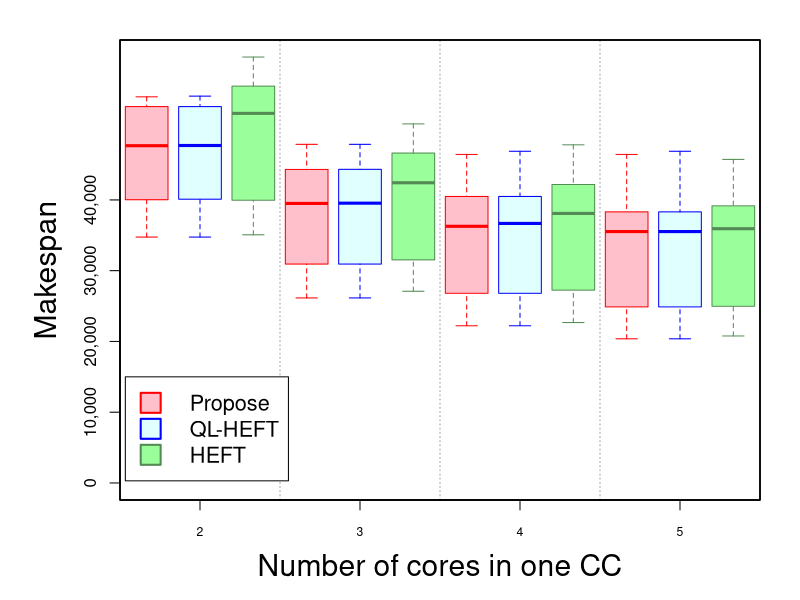
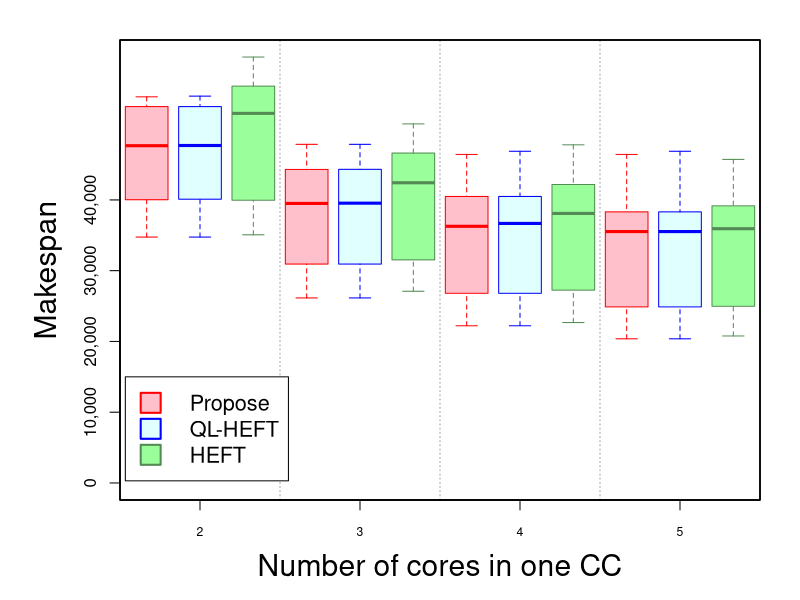

Source code (R) for these figures, in order:
## read data file
d1 <- read.table("./Propose/2.txt")
d2 <- read.table("./Propose/3.txt")
d3 <- read.table("./Propose/4.txt")
d4 <- read.table("./Propose/5.txt")
propose <- cbind(d1, d2, d3, d4) # bind data

## read data file
d1 <- read.table("./QLHEFT/2.txt")
d2 <- read.table("./QLHEFT/3.txt")
d3 <- read.table("./QLHEFT/4.txt")
d4 <- read.table("./QLHEFT/5.txt")
qlheft <- cbind(d1, d2, d3, d4) # bind data

## read data file
d1 <- read.table("./HEFT/2.txt")
d2 <- read.table("./HEFT/3.txt")
d3 <- read.table("./HEFT/4.txt")
d4 <- read.table("./HEFT/5.txt")
heft <- cbind(d1, d2, d3, d4) # bind data

all_data <- list(propose, qlheft, heft)         # merge two data (data.frame) into a list

## define x-axis scale name
xaxis_scale <- c("2", "3", "4", "5")
yaxis_scale <- c("0", "10,000", "20,000", "30,000", "40,000")
box_cols <- c("pink", "lightcyan", "palegreen1")                # box colors
## border_cols <- c("red", "blue")                   # box-line colrs
border_cols <- c("red", "blue", "palegreen4")                   # box-line colors

## graphic function
comparison_BoxPlot <- function(all_data) {
    ## set parameters for graph
    par(
        xaxs="i",                      # x-axis data span has no margin
        mar = c(5,6,2,2)                #  margin
    )
    ## prepare graph feild
    plot(
        0, 0, type = "n",
        xlab = "Number of cores in one CC", ylab = "Makespan", # labels
        cex.lab = 1.8,                     # label font size
        font.lab = 1,                      # label font
        xlim = range(0:(ncol(propose) * 3)), # define large x-axis
        ylim = c(0, max(range(propose), range(qlheft), range(heft))), # y-axis data span
        font.axis = 1,                                # axis font
        xaxt = "n",                                    # no x-axis
        yaxt = "n"
    )
    ## draw vertical line
    abline(
        v = c(3, 6, 9, 12, 15, 18), # position
        lwd = 1,                       # line width
        col = 8,                    # line color
        lty = 3                     # line style
    )
    ## draw boxplot
    for (i in 1:3){
        boxplot(
            all_data[[i]],
            at = c(1:ncol(propose)) * 3 + i - 3.5, # position of drawing boxplot
            border   = border_cols[i],                 # ボックス枠線の色
            col = box_cols[i],                       # colors
            xaxt = "n",                          # no x-axis scale
            yaxt = "n",
            range = 0,                           # no plot outliers 
            add = TRUE)
    }
    ## legend
    legend(
        0.1, 15000,                      # position
        legend = c("Propose", "QL-HEFT", "HEFT"),   # labels
        cex = 1.3,                      # labels font size
        pt.cex = 3,                     # marker size
        pch = 22,                       # kinds of marker
        col = border_cols,              # box-line colors
        pt.bg = box_cols,               # box colors
        lty = 0,                               
        lwd = 2,                        # box-line width
        bg = "white"                    # background color
    )
    ## x-axis scale
    axis(
        1,                                    
        at = 1:length(xaxis_scale) * 3 - 1.5, # position of scale
        labels = xaxis_scale,                # set scale name
        cex.axis=0.73,                        # axis font size
        tick = TRUE                      
    )
    axis(
        2,
        at = seq(0, 40000, by = 10000),
        labels = yaxis_scale,
        tick = TRUE
    )
}

## output file as eps
postscript("comparison_BoxPlot.eps", horizontal = F, onefile = FALSE, paper = "special", width = 8, height = 6)
comparison_BoxPlot(all_data)
dev.off()

## output file as png
png("comparison_BoxPlot.png", width = 600, height =400)
comparison_BoxPlot(all_data)
dev.off()
